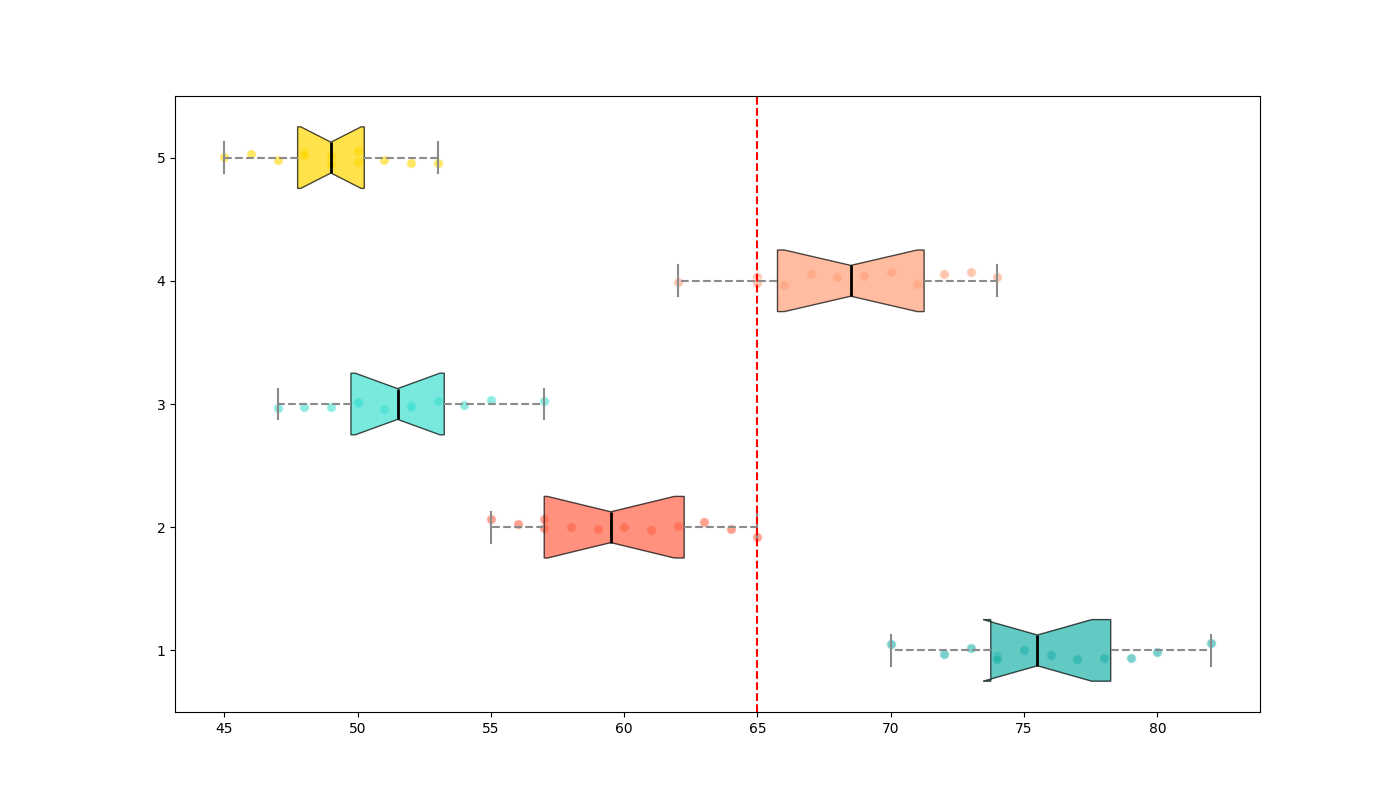

Write the Python code that produced this figure.
import matplotlib.pyplot as plt
import numpy as np

noise_data = [
    [70, 75, 80, 72, 74, 78, 77, 73, 76, 79, 82, 74],
    [55, 60, 58, 57, 59, 61, 62, 56, 63, 64, 65, 57],
    [50, 52, 48, 49, 53, 51, 54, 47, 55, 57, 50, 52],
    [65, 68, 70, 72, 67, 66, 69, 71, 73, 74, 62, 65],
    [45, 48, 50, 47, 49, 46, 51, 52, 50, 53, 49, 48],
]

fig, ax = plt.subplots(figsize=(14, 8))
box = ax.boxplot(noise_data, vert=False, patch_artist=True, notch=True, whis=1.5)

# Manually shuffled colors:
colors = ['#20B2AA', '#FF6347', '#40E0D0', '#FFA07A', '#FFD700']
for patch, color in zip(box['boxes'], colors):
    patch.set_facecolor(color)
    patch.set_alpha(0.7)

for whisker in box['whiskers']:
    whisker.set(color='#8B8B8B', linewidth=1.5, linestyle='--')
for cap in box['caps']:
    cap.set(color='#8B8B8B', linewidth=1.5)
for median in box['medians']:
    median.set(color='black', linewidth=2)

for i, data in enumerate(noise_data, 1):
    x = data
    y = np.full_like(x, i) + np.random.normal(0, 0.04, size=len(x))
    ax.scatter(x, y, alpha=0.6, color=colors[i - 1], edgecolors='w', s=50)

acceptable_noise_level = 65
ax.axvline(acceptable_noise_level, color='r', linestyle='--', linewidth=1.5)

plt.show()
